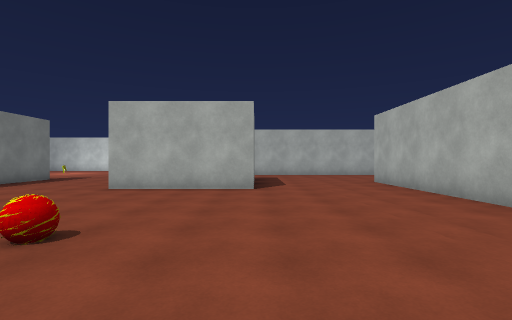
View 1 (above)

24 first-person views from a walk through a 3-D level made in the Unity game engine. The camera is 1.5 m above the floor, looks level and sees 85° across. The floor is counted in squares, 2 m on a side. Each view is taken from the middle of a square. On the plan, view 1 faces up. The plan holds only what a view shows up to about 10 squares ahead; the rest is blank. The place goes on beyond the plan. The player is left out. Surface patterns are stand-ins for the level's own textures.

View 2
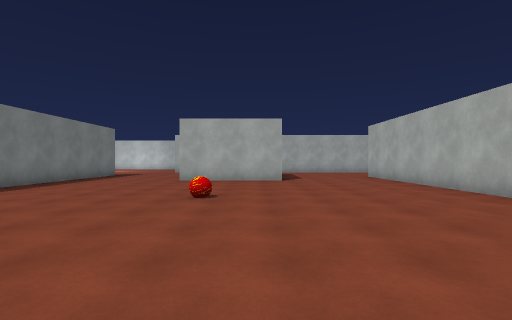

View 3
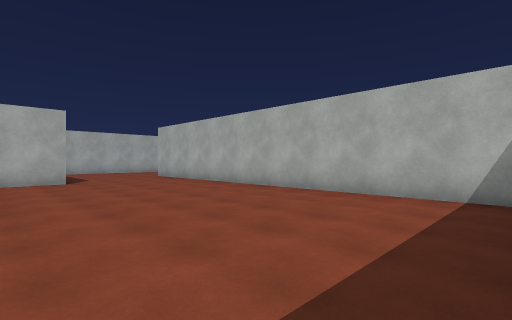

View 4
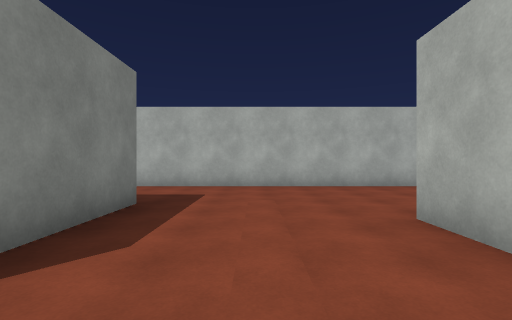

View 5
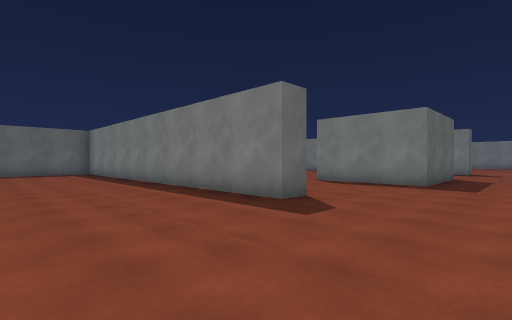

View 6
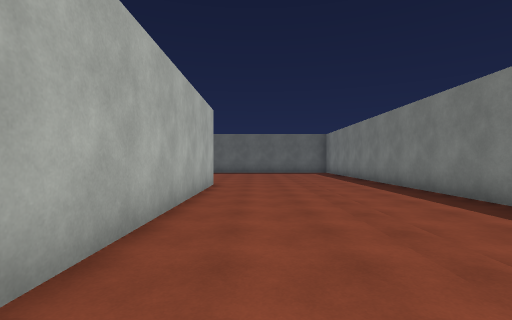

View 7
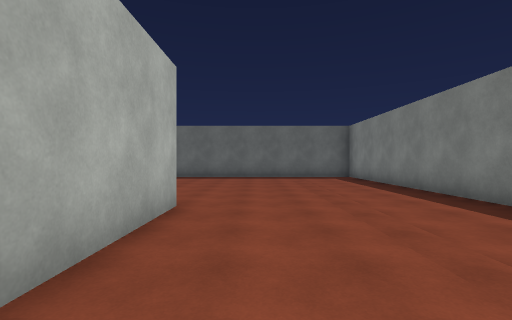

View 8
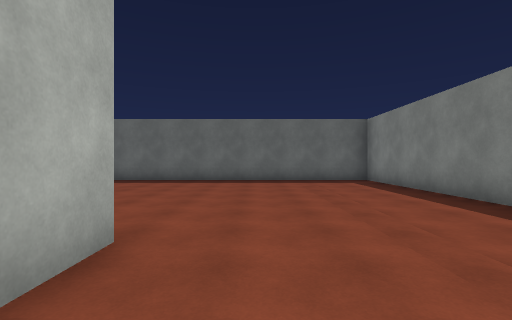

View 9
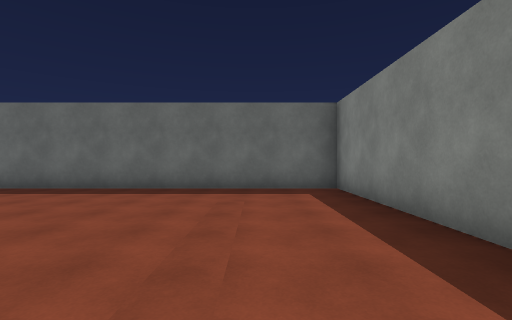

View 10
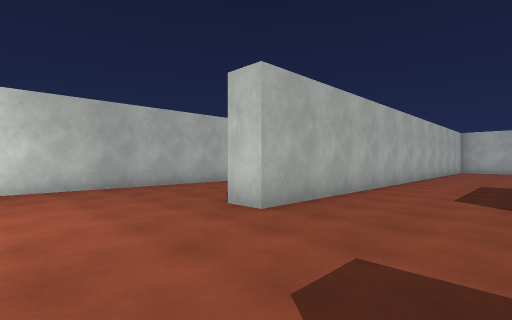

View 11
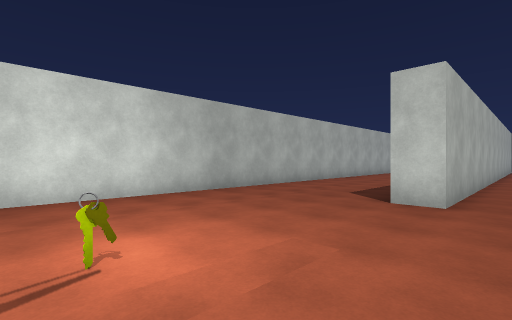

View 12
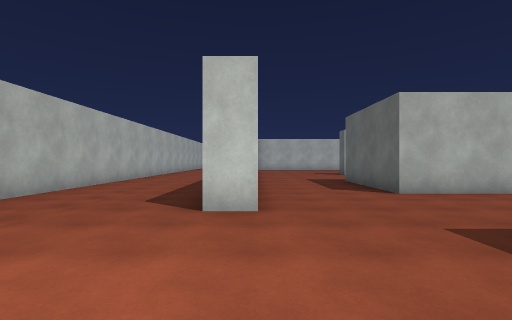

View 13
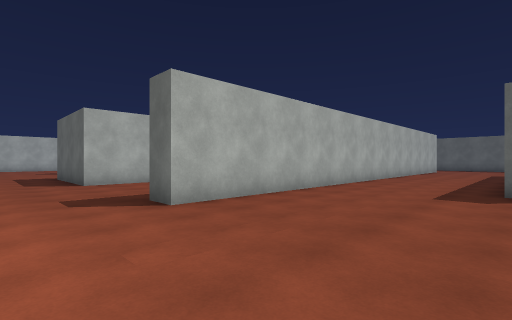

View 14
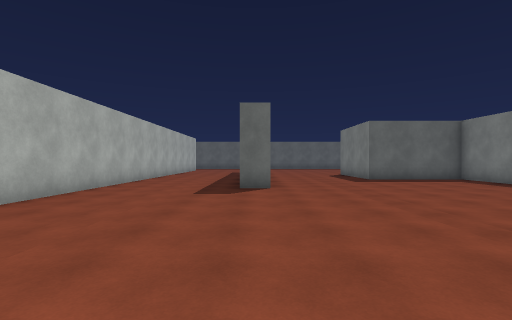

View 15
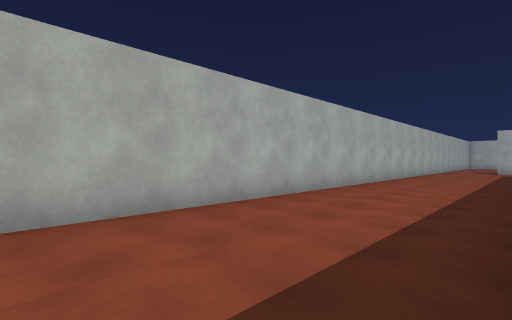

View 16
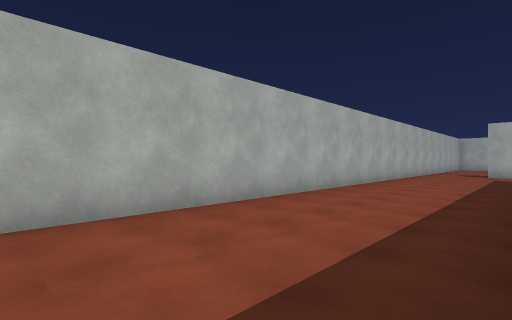

View 17
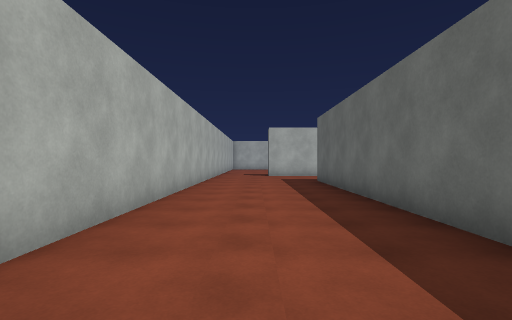

View 18
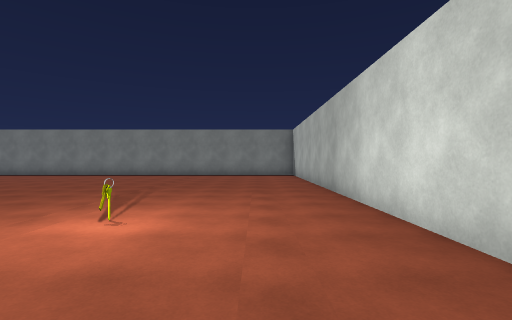

View 19
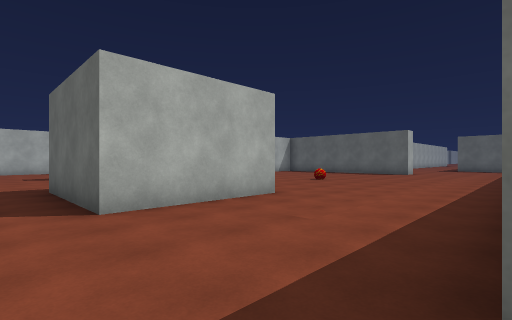

View 20
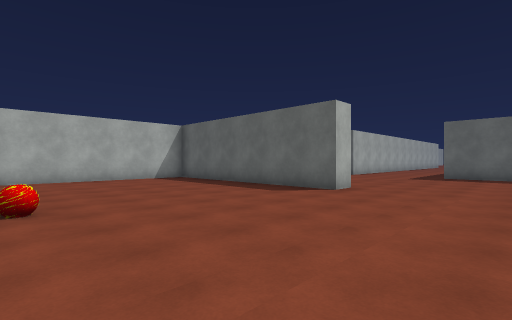

View 21
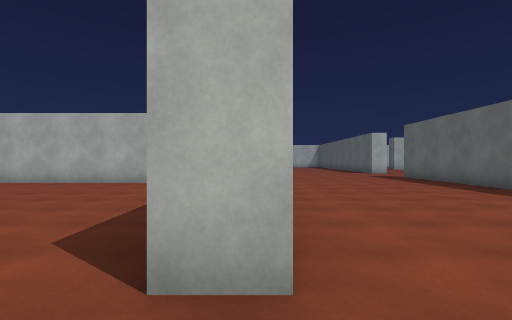

View 22
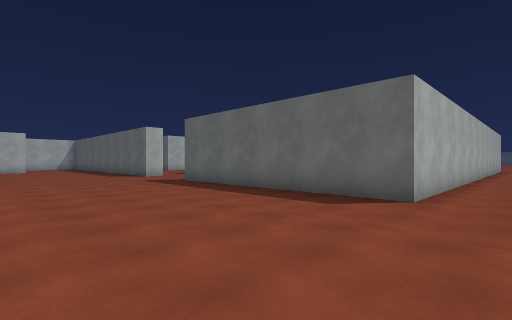

View 23
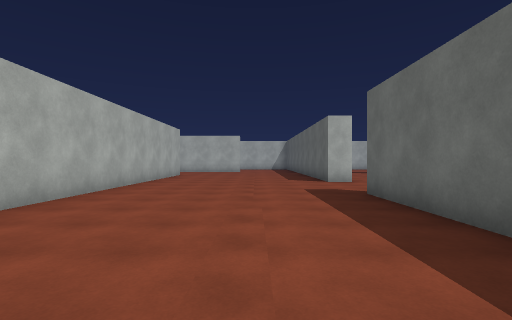

View 24
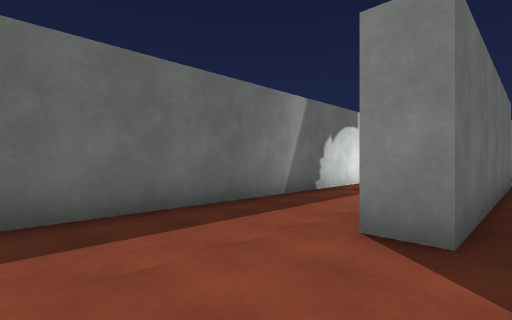

### Floor plan
Points are (right, up) in squares from view 1. A wall is a line through its corners. A room is listed if a view was taken in it or the views show most of it. See-through windows are left out.
Room 1 (views 1, 2, 3, 4, 5, 6, 7, 8, 9, 20, 21, 22, 23, 24)
walls: (-3.4, -4.2) (-3.4, -3.4) (0.8, -3.4); (-6.5, -10.2) (-6, -10.2); (1.4, -14) (9.9, -14); (4, -2.8) (4, 9.6) (4.9, 9.6) (4.9, -3.4) (11.5, -3.4); (-0.5, -17.6) (-0.5, -10.5) (7.2, -10.5) (7.2, -11.4); (-7.9, 7) (-7.9, 4.5); (0, 7.2) (-3.8, 7.2) (-3.8, 10.8) (-0.1, 10.8) (-0.1, 7.9); (10.6, -11.4) (10.6, -10.4); (11, -4.2) (5.1, -4.2); (-7.9, 10) (-7.9, 8.6); (10.3, 4.4) (10.3, 11.6); (6.6, 14) (-5.9, 14)
ways out: opening at (-6.7, 12) to room 2
objects: other object (-2, 3)
Room 2 (views 10, 11, 12, 13, 14, 15, 16, 17, 18, 19)
walls: (-13.5, 5.6) (-12.5, 5.6); (-5.9, 14) (-5.9, 14.9); (-8.7, 3) (-8.7, 10.8) (-7.9, 10.8); (-20.9, 4.4) (-20.9, 3); (3.4, 14.8) (11, 14.8); (11, 18.8) (-16.9, 18.8)
ways out: opening at (-6.7, 12) to room 1
objects: key (-10, 15)

Where each view was taken, in squares from view 1:
view 1: 0 up, 0 right, facing up
view 2: 3 down, 1 left, facing up
view 3: 3 down, 2 left, facing up-right
view 4: 6 up, 2 right, facing up
view 5: 13 up, 9 right, facing down-left
view 6: 13 up, 9 right, facing down
view 7: 9 up, 9 right, facing down
view 8: 7 up, 9 right, facing down
view 9: 4 up, 7 right, facing down
view 10: 11 up, 9 left, facing up-right
view 11: 13 up, 11 left, facing up-right
view 12: 14 up, 10 left, facing right
view 13: 13 up, 13 left, facing down-right
view 14: 13 up, 13 left, facing down
view 15: 15 up, 5 left, facing up-right
view 16: 15 up, 1 left, facing up-right
view 17: 17 up, 1 right, facing right
view 18: 17 up, 7 left, facing left
view 19: 12 up, 8 left, facing down-right
view 20: 3 up, 7 left, facing down-right
view 21: 4 down, 5 left, facing right
view 22: 5 down, 2 left, facing down-right
view 23: 8 down, 1 right, facing right
view 24: 10 down, 10 right, facing down-left
